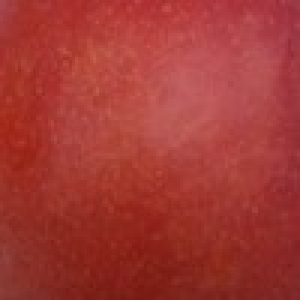
#> input picture images/mango_image_B4/A/Aa.jpg, 100 x 100 px (shown 3 times larger); its folder holds only this picture in this run
$ python classify_ver4.py
#> lines starting #> are read from the running program, lines starting #| are printed output that depends on the picture
import numpy as np
import cv2
import matplotlib.pyplot as plt
from mpl_toolkits.mplot3d import Axes3D

from sklearn.neighbors import KernelDensity

import pandas as pd

import glob

import pdb

"""
files_A = glob.glob("./mango_data/classA/*.JPG")
files_B = glob.glob("./mango_data/classB/*.JPG")
files_C = glob.glob("./mango_data/classC/*.JPG")
"""

"""
files_A = glob.glob("./images/A/*.JPG")
files_B = glob.glob("./images/B/*.JPG")
files_C = glob.glob("./images/C/*.JPG")
"""

files_A = glob.glob("./images/mango_image_B4/A/*.jpg")
files_B = glob.glob("./images/mango_image_B4/B/*.jpg")
files_C = glob.glob("./images/mango_image_B4/C/*.jpg")

L_dict = {}
a_dict = {}
b_dict = {}

diff_val = []
for file in files_A:
    image = cv2.imread(file)
#> image is the input picture: shape (100, 100, 3); mean B, G, R 51.8, 57, 162.6

    """
    rows, cols, depth = image.shape
    mask_green = np.where(image[:,:,1] < 150, True, False)
    mask_diff_rg = np.where((image[:,:,2] - image[:,:,1]) > 40, True, False)
    mask = mask_green & mask_diff_rg

    masked_image_Lab = np.zeros((rows, cols, depth))
    """
    image_Lab = cv2.cvtColor(image, cv2.COLOR_BGR2Lab)
#> image_Lab: shape (100, 100, 3); mean of channels 0, 1, 2 100.7, 171.2, 155
    # masked_image_Lab[mask,:] = image_Lab[mask,:]
    # image_L, image_a, image_b = cv2.split(masked_image_Lab)
    image_L, image_a, image_b = cv2.split(image_Lab)
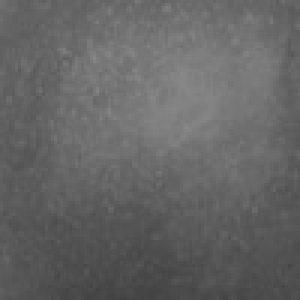
#> image_L: shape (100, 100) (shown 3 times larger); min 66, max 135, mean 100.7
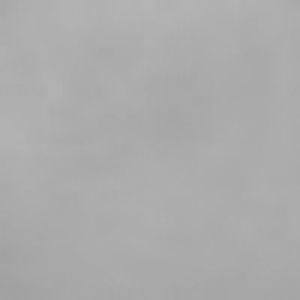
#> image_a: shape (100, 100) (shown 3 times larger); min 160, max 181, mean 171.2
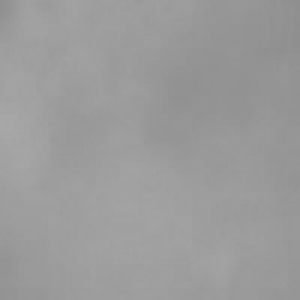
#> image_b: shape (100, 100) (shown 3 times larger); min 142, max 168, mean 155

    image_L_val = image_L.flatten()
#> image_L_val = 10000 values, max 135 at index 2460, min 66 at index 9632, mean 100.7
    nonzero_idx = np.where(image_L_val > 0, True, False)
    image_a_val = np.array(image_a.flatten(), dtype=np.float16)
#> image_a_val = 10000 values, max 181 at index 49, min 160 at index 9500, mean 171.2
    image_b_val = np.array(image_b.flatten(), dtype=np.float16)
#> image_b_val = 10000 values, max 168 at index 4303, min 142 at index 899, mean 155

    # pdb.set_trace()

    diff_ab = image_a_val - image_b_val
#> diff_ab = 10000 values, max 30 at index 94, min 6 at index 9273, mean 16.23
    hist_ab = np.histogram(diff_ab, range=(-128, 128), bins=256)
    idx_ab = np.argmax(hist_ab[0])
#> idx_ab = 140

    hist_a = np.histogram(image_a_val - 128.0, range=(-128, 128), bins=256)
    hist_b = np.histogram(image_b_val - 128.0, range=(-128, 128), bins=256)
    idx_a = np.argmax(hist_a[0])
#> idx_a = 171
    idx_b = np.argmax(hist_b[0])
#> idx_b = 158

    print('A(' + str(hist_a[1][idx_a] - hist_b[1][idx_b]) + ')')
#| A(13.0)
    # print('A(' + str(hist_ab[1][idx_ab]) + ')')
    # diff_val.append(hist_ab[1][idx_ab])
    diff_val.append(hist_a[1][idx_a] - hist_b[1][idx_b])

    if 'A' in L_dict:
        L_dict['A'] = np.concatenate([L_dict['A'], image_L_val[nonzero_idx]/255*100])
        a_dict['A'] = np.concatenate([a_dict['A'], image_a_val[nonzero_idx]-128])
        b_dict['A'] = np.concatenate([b_dict['A'], image_b_val[nonzero_idx]-128])

    else:
        L_dict['A'] = image_L_val[nonzero_idx]/255*100
        a_dict['A'] = image_a_val[nonzero_idx]-128
        b_dict['A'] = image_b_val[nonzero_idx]-128


for file in files_B:
    image = cv2.imread(file)

    """
    rows, cols, depth = image.shape
    mask_green = np.where(image[:,:,1] < 150, True, False)
    mask_diff_rg = np.where((image[:,:,2] - image[:,:,1]) > 40, True, False)
    mask = mask_green & mask_diff_rg

    masked_image_Lab = np.zeros((rows, cols, depth))
    """

    image_Lab = cv2.cvtColor(image, cv2.COLOR_BGR2Lab)
    # masked_image_Lab[mask,:] = image_Lab[mask,:]
    # image_L, image_a, image_b = cv2.split(masked_image_Lab)
    image_L, image_a, image_b = cv2.split(image_Lab)

    image_L_val = image_L.flatten()
    nonzero_idx = np.where(image_L_val > 0, True, False)
    image_a_val = np.array(image_a.flatten(), dtype=np.float16)
    image_b_val = np.array(image_b.flatten(), dtype=np.float16)

    diff_ab = image_a_val - image_b_val
    hist_ab = np.histogram(diff_ab, range=(-128, 128), bins=256)
    idx_ab = np.argmax(hist_ab[0])
    hist_a = np.histogram(image_a_val - 128.0, range=(-128, 128), bins=256)
    hist_b = np.histogram(image_b_val - 128.0, range=(-128, 128), bins=256)
    idx_a = np.argmax(hist_a[0])
    idx_b = np.argmax(hist_b[0])

    print('B(' + str(hist_a[1][idx_a] - hist_b[1][idx_b]) + ')')
    # print('B(' + str(hist_ab[1][idx_ab]) + ')')
    # diff_val.append(hist_ab[1][idx_ab])
    diff_val.append(hist_a[1][idx_a] - hist_b[1][idx_b])

    if 'B' in L_dict:
        L_dict['B'] = np.concatenate([L_dict['B'], image_L_val[nonzero_idx]/255*100])
        a_dict['B'] = np.concatenate([a_dict['B'], image_a_val[nonzero_idx]-128])
        b_dict['B'] = np.concatenate([b_dict['B'], image_b_val[nonzero_idx]-128])

    else:
        L_dict['B'] = image_L_val[nonzero_idx]/255*100
        a_dict['B'] = image_a_val[nonzero_idx]-128
        b_dict['B'] = image_b_val[nonzero_idx]-128

for file in files_C:
    image = cv2.imread(file)
    rows, cols, depth = image.shape

    """
    mask_green = np.where(image[:,:,1] < 150, True, False)
    mask_diff_rg = np.where((image[:,:,2] - image[:,:,1]) > 40, True, False)
    mask = mask_green & mask_diff_rg
    masked_image_Lab = np.zeros((rows, cols, depth))
    """

    image_Lab = cv2.cvtColor(image, cv2.COLOR_BGR2Lab)
    # masked_image_Lab[mask,:] = image_Lab[mask,:]
    # image_L, image_a, image_b = cv2.split(masked_image_Lab)
    image_L, image_a, image_b = cv2.split(image_Lab)

    image_L_val = image_L.flatten()
    nonzero_idx = np.where(image_L_val > 0, True, False)
    image_a_val = np.array(image_a.flatten(), dtype=np.float16)
    image_b_val = np.array(image_b.flatten(), dtype=np.float16)

    diff_ab = image_a_val - image_b_val
    hist_ab = np.histogram(diff_ab, range=(-128, 128), bins=256)
    idx_ab = np.argmax(hist_ab[0])
    hist_a = np.histogram(image_a_val - 128.0, range=(-128, 128), bins=256)
    hist_b = np.histogram(image_b_val - 128.0, range=(-128, 128), bins=256)
    idx_a = np.argmax(hist_a[0])
    idx_b = np.argmax(hist_b[0])

    print('C(' + str(hist_a[1][idx_a] - hist_b[1][idx_b]) + ')')
    # print('C(' + str(hist_ab[1][idx_ab]) + ')')
    # diff_val.append(hist_ab[1][idx_ab])
    diff_val.append(hist_a[1][idx_a] - hist_b[1][idx_b])

    # pdb.set_trace()

    if 'C' in L_dict:
        L_dict['C'] = np.concatenate([L_dict['C'], image_L_val[nonzero_idx]/255*100])
        a_dict['C'] = np.concatenate([a_dict['C'], image_a_val[nonzero_idx]-128])
        b_dict['C'] = np.concatenate([b_dict['C'], image_b_val[nonzero_idx]-128])

    else:
        L_dict['C'] = image_L_val[nonzero_idx]/255*100
        a_dict['C'] = image_a_val[nonzero_idx]-128.0
        b_dict['C'] = image_b_val[nonzero_idx]-128.0

"""
df_L_A = pd.DataFrame({'L': L_dict['A'], 'Grade': ['A']*len(L_dict['A'])})
df_L_B = pd.DataFrame({'L': L_dict['B'], 'Grade': ['B']*len(L_dict['B'])})
df_L_C = pd.DataFrame({'L': L_dict['C'], 'Grade': ['C']*len(L_dict['C'])})
df_L = pd.concat([df_L_A, df_L_B, df_L_C])

df_a_A = pd.DataFrame({'a': a_dict['A'], 'Grade': ['A']*len(a_dict['A'])})
df_a_B = pd.DataFrame({'a': a_dict['B'], 'Grade': ['B']*len(a_dict['B'])})
df_a_C = pd.DataFrame({'a': a_dict['C'], 'Grade': ['C']*len(a_dict['C'])})
df_a = pd.concat([df_a_A, df_a_B, df_a_C])

df_b_A = pd.DataFrame({'b': b_dict['A'], 'Grade': ['A']*len(b_dict['A'])})
df_b_B = pd.DataFrame({'b': b_dict['B'], 'Grade': ['B']*len(b_dict['B'])})
df_b_C = pd.DataFrame({'b': b_dict['C'], 'Grade': ['C']*len(b_dict['C'])})
df_b = pd.concat([df_b_A, df_b_B, df_b_C])

df_Lab_A = pd.DataFrame({'L': L_dict['A'], 'a': a_dict['A'], 'b': b_dict['A'], 'Grade': ['A']*len(L_dict['A'])})
df_Lab_B = pd.DataFrame({'L': L_dict['B'], 'a': a_dict['B'], 'b': b_dict['B'], 'Grade': ['B']*len(L_dict['B'])})
df_Lab_C = pd.DataFrame({'L': L_dict['C'], 'a': a_dict['C'], 'b': b_dict['C'], 'Grade': ['C']*len(L_dict['C'])})
df_Lab = pd.concat([df_Lab_A, df_Lab_B, df_Lab_C])
"""

image = np.zeros((300, 110*200, 3))
image += 255

cv2.line(image, (0, 225), (110*200, 225), (0, 0, 0), 50)
for i in range(0, len(diff_val)):
    pos = int(diff_val[i] + 55)
    if i < 10:
        cv2.line(image, ((pos - 1)*200, 100), ((pos - 1)*200, 250), (0, 0, 255), 50)
    elif 10 <= i and i < 20:
        cv2.line(image, ((pos - 1)*200, 100), ((pos - 1)*200, 250), (0, 255, 0), 50)
    else:
        cv2.line(image, ((pos - 1)*200, 100), ((pos - 1)*200, 250), (255, 0, 0), 50)
#> this loop made 1 pass
#> pos on pass 1: 68

# plt.imshow(image)
# plt.show()

cv2.imwrite('number_line.png', image)

"""
kde_a = KernelDensity(kernel='gaussian', bandwidth=3).fit(np.array(diff_val[0:30]).reshape(-1, 1))
log_dens_a = kde_a.score_samples(np.arange(-128, 128).reshape(-1, 1))
plt.plot(np.arange(-128, 128), np.exp(log_dens_a), color='red')

kde_b = KernelDensity(kernel='gaussian', bandwidth=3).fit(np.array(diff_val[30:60]).reshape(-1, 1))
log_dens_b = kde_b.score_samples(np.arange(-128, 128).reshape(-1, 1))
plt.plot(np.arange(-128, 128), np.exp(log_dens_b), color='green')

kde_c = KernelDensity(kernel='gaussian', bandwidth=3).fit(np.array(diff_val[60:90]).reshape(-1, 1))
log_dens_c = kde_c.score_samples(np.arange(-128, 128).reshape(-1, 1))
plt.plot(np.arange(-128, 128), np.exp(log_dens_c), color='blue')

idx_AB = np.argmin(np.abs(log_dens_a - log_dens_b))
idx_BC = np.argmin(np.abs(log_dens_b - log_dens_c))
"""

pdb.set_trace()

$ run again, on images/mango_image_B4/A/Ab.jpg
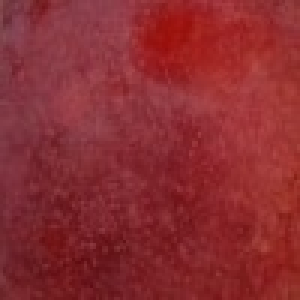
#> input picture images/mango_image_B4/A/Ab.jpg, 100 x 100 px (shown 3 times larger)
#> image is the input picture: shape (100, 100, 3); mean B, G, R 49.5, 44.4, 138.6
#> image_Lab: shape (100, 100, 3); mean of channels 0, 1, 2 84.4, 168.1, 147.4
#> `image_L, image_a, image_b = cv2.split(image_Lab)`:
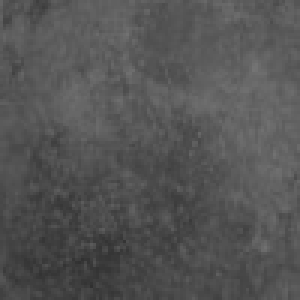
#> image_L: shape (100, 100) (shown 3 times larger); min 48, max 116, mean 84.4
#> `image_L, image_a, image_b = cv2.split(image_Lab)`:
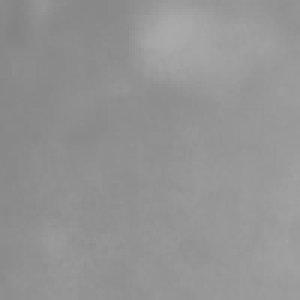
#> image_b: shape (100, 100) (shown 3 times larger); min 131, max 170, mean 147.4
#> image_L_val = 10000 values, max 116 at index 2384, min 48 at index 9530, mean 84.37
#> image_a_val = 10000 values, max 182 at index 759, min 153 at index 0, mean 168.1
#> image_b_val = 10000 values, max 170 at index 1156, min 131 at index 605, mean 147.4
#> diff_ab = 10000 values, max 29 at index 41, min 9 at index 5998, mean 20.69
#> idx_ab = 148
#> idx_a = 171
#> idx_b = 151
#| A(20.0)
#> the loop `for i in range(0, len(diff_val)):` made 1 pass
#> pos on pass 1: 75
